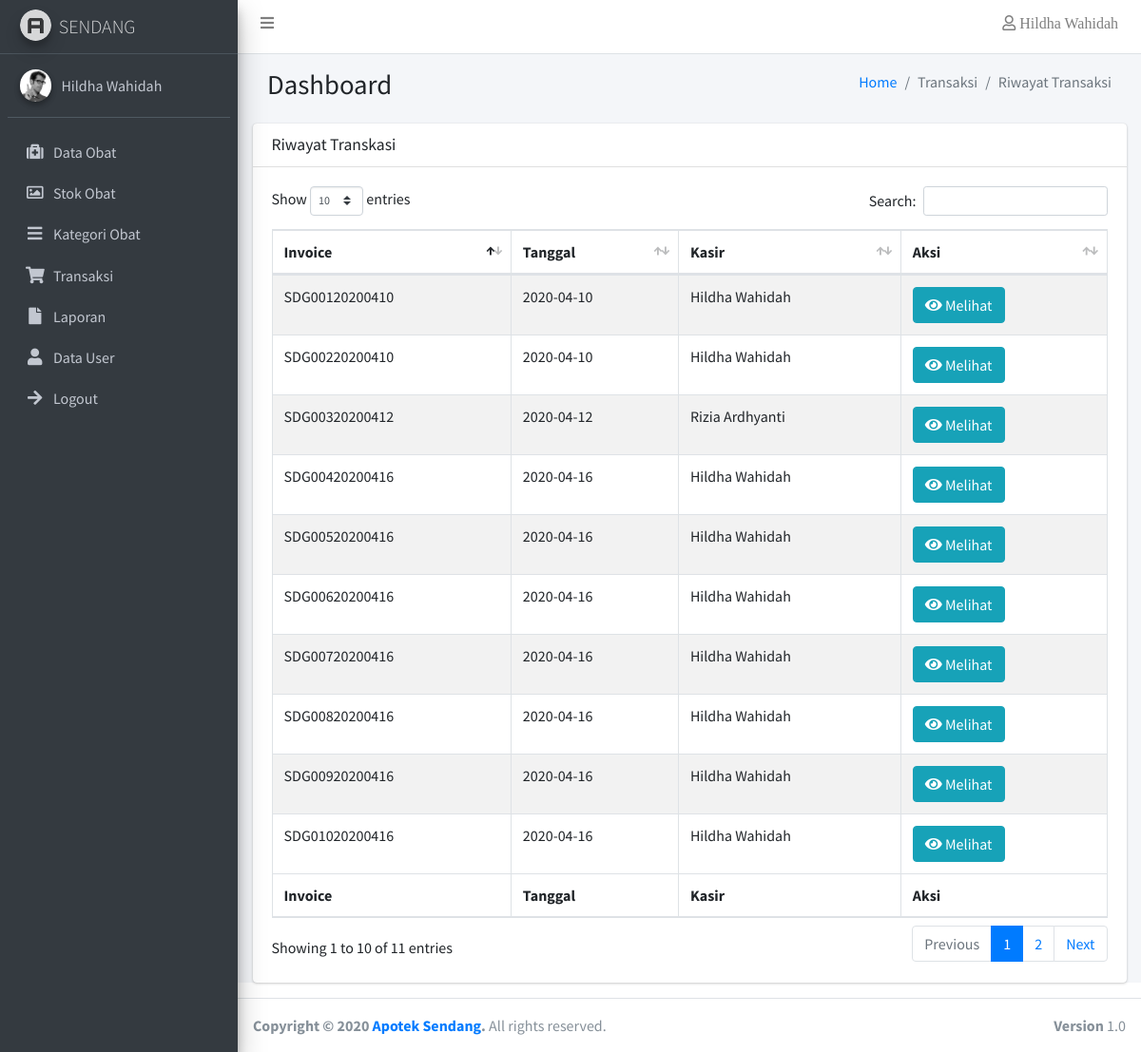
The app's page /index.php?page=riwayattransaksi (signed in) with its own data.
### tables this page shows
CREATE TABLE `transaksi` (
  `id_transaksi` int(11) NOT NULL AUTO_INCREMENT,
  `no_invoice` varchar(50) DEFAULT NULL,
  `tgl_transaksi` date DEFAULT NULL,
  `total_bayar` int(100) DEFAULT NULL,
  `jumlah_bayar` int(100) DEFAULT NULL,
  `kembalian` int(100) DEFAULT NULL,
  `user_id` int(11) DEFAULT NULL,
  PRIMARY KEY (`id_transaksi`)
);

CREATE TABLE `user` (
  `id_user` int(11) NOT NULL AUTO_INCREMENT,
  `username` varchar(100) DEFAULT NULL,
  `password` varchar(100) DEFAULT NULL,
  `nama` varchar(100) DEFAULT NULL,
  `nohp` varchar(15) DEFAULT NULL,
  `alamat` text,
  `level` varchar(20) DEFAULT NULL,
  PRIMARY KEY (`id_user`)
);

### transaksi/riwayat_transaksi.php (the view, shortened to what this page needs)
      <section class="content-header">
          <div class="container-fluid">
              <div class="row mb-2">
                  <div class="col-sm-6">
                      <h1>Dashboard</h1>
                  </div>
                  <div class="col-sm-6">
                      <ol class="breadcrumb float-sm-right">
                      <li class="breadcrumb-item"><a href="#">Home</a></li>
                          <li class="breadcrumb-item active">Transaksi</li>
                          <li class="breadcrumb-item active">Riwayat Transaksi</li>
                      </ol>
                  </div>
              </div>
          </div>
      </section>
<?php if($_SESSION['level'] == 'Owner') {?>
<div class="card">
  <div class="card-header">
    <h3 class="card-title">Riwayat Transkasi</h3>
  </div>
  <div class="card-body">
    <table id="example1" class="table table-bordered table-striped">
      <thead>
        <tr>
          <th>Invoice</th>
          <th>Tanggal</th>
          <th>Kasir</th>
          <th>Aksi</th>
        </tr>
      </thead>
      <tbody>
      <?php
              $query = mysqli_query($koneksi, "SELECT transaksi.no_invoice, transaksi.tgl_transaksi, transaksi.id_transaksi, user.nama
              FROM transaksi, user
              WHERE transaksi.user_id = user.id_user ORDER BY id_user DESC");
              while ($data = mysqli_fetch_array($query)){
              ?>
        <tr>
          <td><span class="label label-success"><?php echo $data['no_invoice'] ?></span></td>
          <td><?php echo $data['tgl_transaksi'] ?></td>
          <td><?php echo $data['nama'] ?></td>
          <td>
            <a href="index.php?page=detailtransaksi&id_transaksi=<?php echo $data['id_transaksi'];?>" class="btn btn-info"><i class="fa fa-eye"></i> Melihat</a>
          </td>
        </tr>
        <?php }?>
      </tbody>
      <tfoot>
        <tr>
          <th>Invoice</th>
          <th>Tanggal</th>
          <th>Kasir</th>
          <th>Aksi</th>
        </tr>
      </tfoot>
    </table>
  </div>
</div>
              <?php }?>

### records on screen
transaksi: no_invoice "SDG00320200412", tgl_transaksi "2020-04-12", user.nama "Rizia Ardhyanti"
transaksi: no_invoice "SDG00120200410", tgl_transaksi "2020-04-10", user.nama "Hildha Wahidah"
transaksi: no_invoice "SDG01020200416", tgl_transaksi "2020-04-16", user.nama "Hildha Wahidah"
transaksi: no_invoice "SDG00920200416", tgl_transaksi "2020-04-16", user.nama "Hildha Wahidah"
transaksi: no_invoice "SDG00820200416", tgl_transaksi "2020-04-16", user.nama "Hildha Wahidah"
transaksi: no_invoice "SDG00720200416", tgl_transaksi "2020-04-16", user.nama "Hildha Wahidah"
transaksi: no_invoice "SDG00620200416", tgl_transaksi "2020-04-16", user.nama "Hildha Wahidah"
transaksi: no_invoice "SDG00520200416", tgl_transaksi "2020-04-16", user.nama "Hildha Wahidah"
transaksi: no_invoice "SDG00420200416", tgl_transaksi "2020-04-16", user.nama "Hildha Wahidah"
transaksi: no_invoice "SDG00220200410", tgl_transaksi "2020-04-10", user.nama "Hildha Wahidah"

### other values on screen
$_SESSION['nama'] "Hildha Wahidah"
